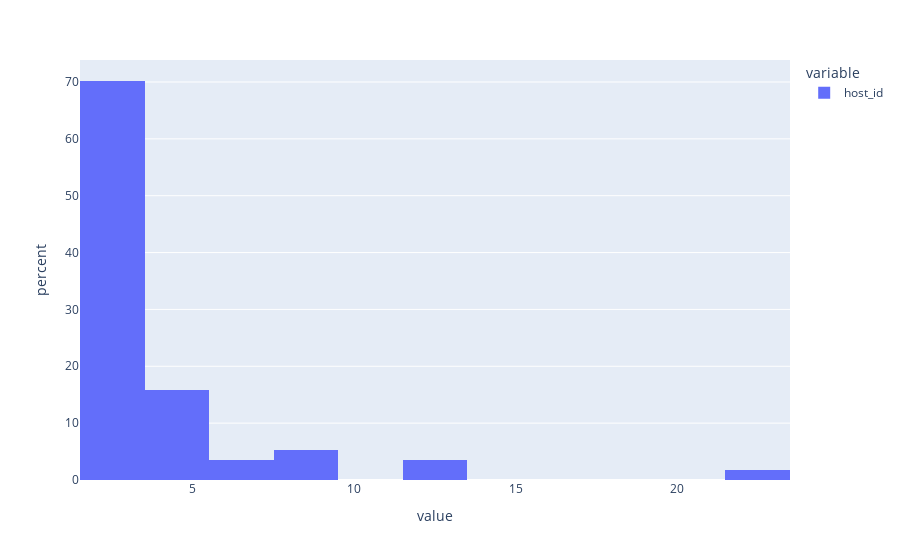

The cell this chart's notebook holds for it:
### Code cell
px.histogram(
    df.host_id.value_counts()[df.host_id.value_counts()>1],
    histnorm="percent"
    )

### Figure 1 — Plotly figure (JSON) as saved in the notebook; plotly's stock layout.template omitted (floating-point values rounded to 4 significant figures)
{"data": [{"alignmentgroup": "True", "bingroup": "x", "histnorm": "percent", "hovertemplate": "variable=host_id<br>value=%{x}<br>percent=%{y}<extra></extra>", "legendgroup": "host_id", "marker": {"color": "#636efa", "pattern": {"shape": ""}}, "name": "host_id", "offsetgroup": "host_id", "orientation": "v", "showlegend": true, "type": "histogram", "x": [22, 13, 12, 9, 8, 8, 7, 6, 4, 4, 4, 4, 4, 4, 4, 4, 4, 3, 3, 3, 3, 3, 3, 3, 3, 2, 2, 2, 2, 2, 2, 2, 2, 2, 2, 2, 2, 2, 2, 2, 2, 2, 2, 2, 2, 2, 2, 2, 2, 2, 2, 2, 2, 2, 2, 2, 2], "xaxis": "x", "yaxis": "y"}], "layout": {"barmode": "relative", "legend": {"title": {"text": "variable"}, "tracegroupgap": 0}, "margin": {"t": 60}, "xaxis": {"anchor": "y", "domain": [0, 1], "title": {"text": "value"}}, "yaxis": {"anchor": "x", "domain": [0, 1], "title": {"text": "percent"}}}}
